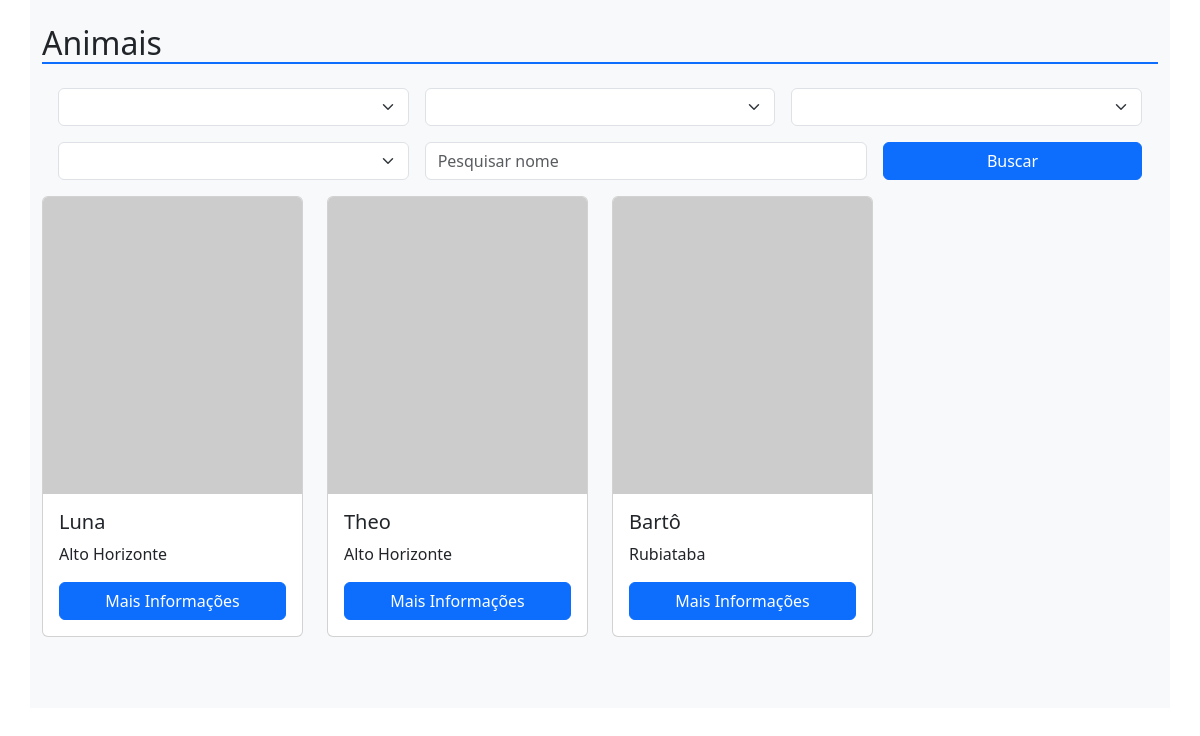
The page /AnimaisAdotar on the database as committed earlier.
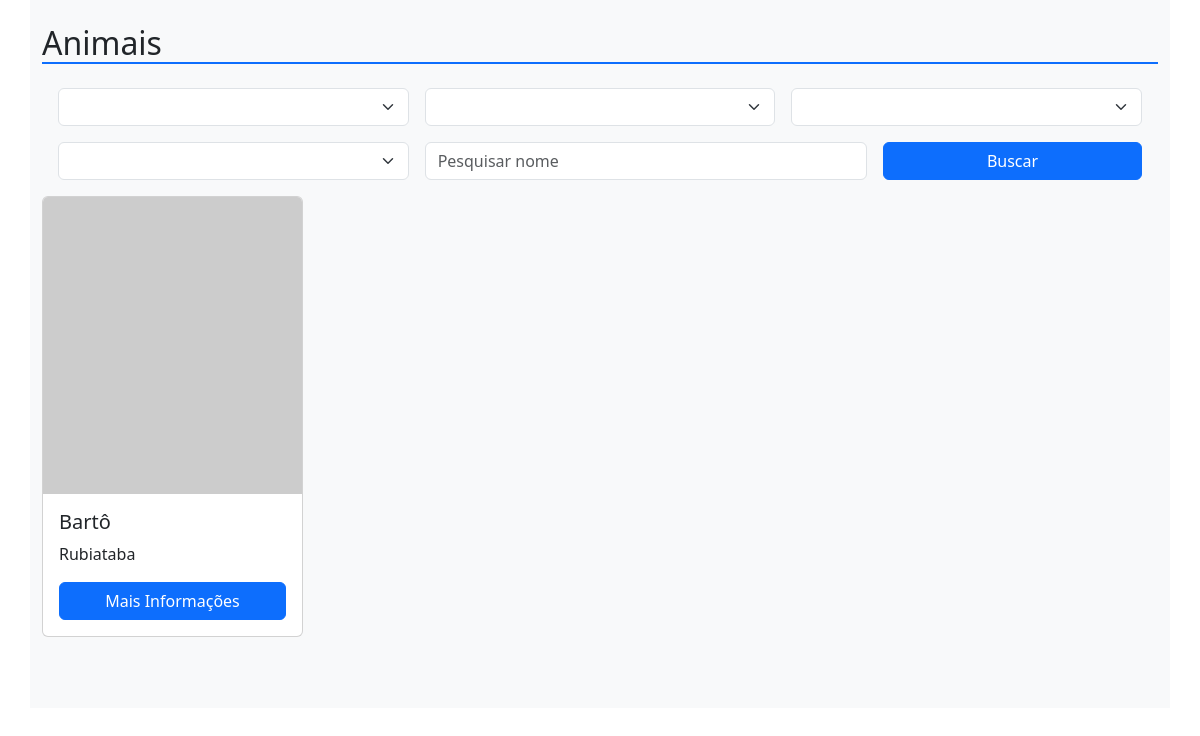
The same page on the database as committed later.
### tables this page shows
CREATE TABLE IF NOT EXISTS `animal` (
    `ID` INT NOT NULL AUTO_INCREMENT,
    `nome` VARCHAR(100) NOT NULL,
    `foto` BLOB NULL,
    `descricao` VARCHAR(200) NULL,
    `usuario_ID` INT NOT NULL,
    `cidade_ID` INT NOT NULL,
    `porte_ID` INT NOT NULL,
    `idade_ID` INT NOT NULL,
    `especie_ID` INT NOT NULL,
    `genero_ID` INT NOT NULL,
    `animalcol` VARCHAR(45) NULL,
    `statusAdocao_ID` INT NOT NULL,
    PRIMARY KEY (`ID`),
    CONSTRAINT `fk_animal_usuario1`
        FOREIGN KEY (`usuario_ID`)
        REFERENCES `usuario` (`ID`)
        ON DELETE NO ACTION
        ON UPDATE NO ACTION,
	CONSTRAINT `fk_animal_cidade`
        FOREIGN KEY (`cidade_ID`)
        REFERENCES `cidade` (`ID`)
        ON DELETE NO ACTION
        ON UPDATE NO ACTION,
    CONSTRAINT `fk_animal_porte1`
        FOREIGN KEY (`porte_ID`)
        REFERENCES `porte` (`ID`)
        ON DELETE NO ACTION
        ON UPDATE NO ACTION,
    CONSTRAINT `fk_animal_idade1`
        FOREIGN KEY (`idade_ID`)
        REFERENCES `idade` (`ID`)
        ON DELETE NO ACTION
        ON UPDATE NO ACTION,
    CONSTRAINT `fk_animal_especie1`
        FOREIGN KEY (`especie_ID`)
        REFERENCES `especie` (`ID`)
        ON DELETE NO ACTION
        ON UPDATE NO ACTION,
    CONSTRAINT `fk_animal_genero1`
        FOREIGN KEY (`genero_ID`)
        REFERENCES `genero` (`ID`)
        ON DELETE NO ACTION
        ON UPDATE NO ACTION,
    CONSTRAINT `fk_animal_statusAdoção1`
        FOREIGN KEY (`statusAdocao_ID`)
        REFERENCES `statusAdocao` (`ID`)
        ON DELETE NO ACTION
        ON UPDATE NO ACTION);

CREATE TABLE IF NOT EXISTS `cidade` (
	`ID` INT NOT NULL AUTO_INCREMENT,
	`nome` VARCHAR(100) NOT NULL,
	PRIMARY KEY (`ID`));

### Controller/AnimaisAdotar.php (called while the page is built, shortened)
<?php
    class AnimaisAdotar extends Controller{
        public function index(){
            $animais = new Animal();
            $form = new Formulario();
            $data['especies'] = $form->listarTabela('especie');
            $data['generos'] = $form->listarTabela('genero');
            $data['portes'] = $form->listarTabela('porte');
            $data['cidades'] = $form->listarTabela('cidade');
            $join = "cidade ON animal.cidade_ID = cidade.ID";
            $order = "animal.ID DESC";
            $fields = "animal.ID, animal.nome AS 'animalNome', cidade.nome AS 'cidadeNome'";
            $where['animal.statusAdocao_ID'] = "statusAdocao_ID = 1";
            $where = implode(" AND ", $where);
            $data['animais'] = $animais->select($join, $where, $order, null, $fields);
            $this->view('animaisadotar', $data);
        }
    }

### Core/App.php (called while the page is built, shortened)
<?php
    class App{
        private $method = "index";
        private function separarURL(){
            $URL = $_GET['url'] ?? 'home';
            $URL = explode("/", trim($URL, "/"));
            return $URL;
        }
        public function carregarController(){
            $URL = $this->separarURL();
            $controller = new $this->controller;
            call_user_func_array([$controller, $this->method], $URL);
        }
    }

### index.php (called while the page is built, shortened)
<?php
    $app = new App;
    $app->carregarController();

### Core/Database.php (called while the page is built, shortened)
<?php
    Trait Database{
        private $connection;
        private function connect(){
            try{
                $db = "mysql:hostname=".DB_host.";dbname=".DB_name;
                $this->connection = new PDO($db, DB_user, DB_password);
                $this->connection->setAttribute(PDO::ATTR_ERRMODE,PDO::ERRMODE_EXCEPTION);
              }catch(PDOException $e){
                die('ERROR: '.$e->getMessage());
              }
        }
        public function query($query, $data = []){
                $stm = $this->connection->prepare($query);
                $check = $stm->execute($data);
                if($check){
                    $result = $stm->fetchAll(PDO::FETCH_OBJ);
                    if(is_array($result) && count($result)){
                        return $result;
                    }
                }
            return [];
        }
    }

### Core/Model.php (called while the page is built, shortened)
<?php
    class Model{
        protected $table;
        public function select($join = null, $where = null, $order = null, $limit = null,$fields = '*'){
            @$join = strlen($join) ? 'INNER JOIN '.$join : '';
            @$where = strlen($where) ? 'WHERE '.$where : '';
            @$order = strlen($order) ? 'ORDER BY '.$order : '';
            @$limit = strlen($limit) ? 'LIMIT '.$limit : '';
            $query = 'SELECT '.$fields.' FROM '.$this->table.' '.$join.' '.$where.' '.$order.' '.$limit;
            return $this->query($query);
        }
    }

### View/animaisadotar.view.php (the view, shortened to what this page needs)
<!DOCTYPE html>
    <html lang="en">
        <head>
            <link href="assets/css/bootstrap/css/bootstrap.min.css" rel="stylesheet">
            <link href="https://cdnjs.cloudflare.com/ajax/libs/font-awesome/5.15.4/css/all.min.css" rel="stylesheet">
            <link href="assets/css/dropdown.css" rel="stylesheet">
        </head>
        <body>
            <div class="container pt-4 pb-5 bg-light">
                <h2 class="border-bottom border-2 border-primary">
                    Animais
                </h2>
                <div class="container-fluid p-3">
                    <div class="row">
                        <form id="animaisAdotarForm" class="d-flex center" method="POST">
                            <div class="row g-3">
                                <div class="form-group col-4">
                                    <select class="form-select" id="especie_ID" name="especie_ID" form="animaisAdotarForm">
                                    </select>
                                </div>
                                <div class="form-group col-4">
                                    <select class="form-select" id="genero_ID" name="genero_ID" form="animaisAdotarForm">
                                    </select>
                                </div>
                                <div class="form-group col-4">
                                    <select class="form-select" id="porte_ID" name="porte_ID" form="animaisAdotarForm">
                                    </select>
                                </div>
                                <div class="form-group col-4">
                                    <select class="form-select" id="cidade_ID" name="cidade_ID" form="animaisAdotarForm">
                                    </select>
                                </div>
                                <div class="form-group col-5">
                                    <input form="animaisAdotarForm" class="form-control" name="pesquisa" id="pesquisa" type="search" value="" placeholder="Pesquisar nome" aria-label="Search">
                                </div>
                                <div class="col-3">
                                    <button class="btn btn-primary col-12" type="submit">Buscar</button>
                                </div>
                            </div>
                        </form>
                    </div>
                </div>
                <div class="row">
                    <?php
                        if(!empty($animais)){
                            foreach($animais as $x){
                            ?>
                                <div class="col-sm-12 col-md-6 col-lg-3">
                                    <div class="card" style="width: 100%">
                                        <img src="https://via.placeholder.com/400x300" class="card-img-top" alt="Pet 1">
                                        <div class="card-body">
                                            <h5 class="card-title">
                                                <?php
                                                    echo $x->animalNome;
                                                ?>
                                            </h5>
                                            <p class="card-text">
                                                <?php
                                                    echo $x->cidadeNome;
                                                ?>
                                            </p>
                                            <a href="adopt?pet=rex" class="btn btn-primary">Mais Informações</a>
                                        </div>
                                    </div>
                                </div>
                            <?php
                            }
                        }else{
                            ?>
                                <h4>Não há animais cadastrados</h4>
                            <?php
                        }
                    ?>
                </div>
            </div>
        </body>
    </html>

### Core/Controller.php (shortened to what this page needs)
<?php
    class Controller{
        public function view($nome, $data = []){
            $arquivo = "View/".$nome.".view.php";
            if(file_exists($arquivo)){
                require $arquivo;
            }else{
                $arquivo = "View/_404.view.php";
                require $arquivo;
            }
        }
    }

### View/animaisadotar.view.php (style rules this page uses)
.card { display: flex; flex-direction: column; height: 95%; }
.card img { height: 20rem; object-fit: cover; }
.card-body { flex-grow: 1; display: flex; flex-direction: column; justify-content: space-between; }

Rows that differ between the two databases and show on the page:
removed animal: nome "Luna", cidade_ID.nome "Alto Horizonte"
removed animal: nome "Theo", cidade_ID.nome "Alto Horizonte"
